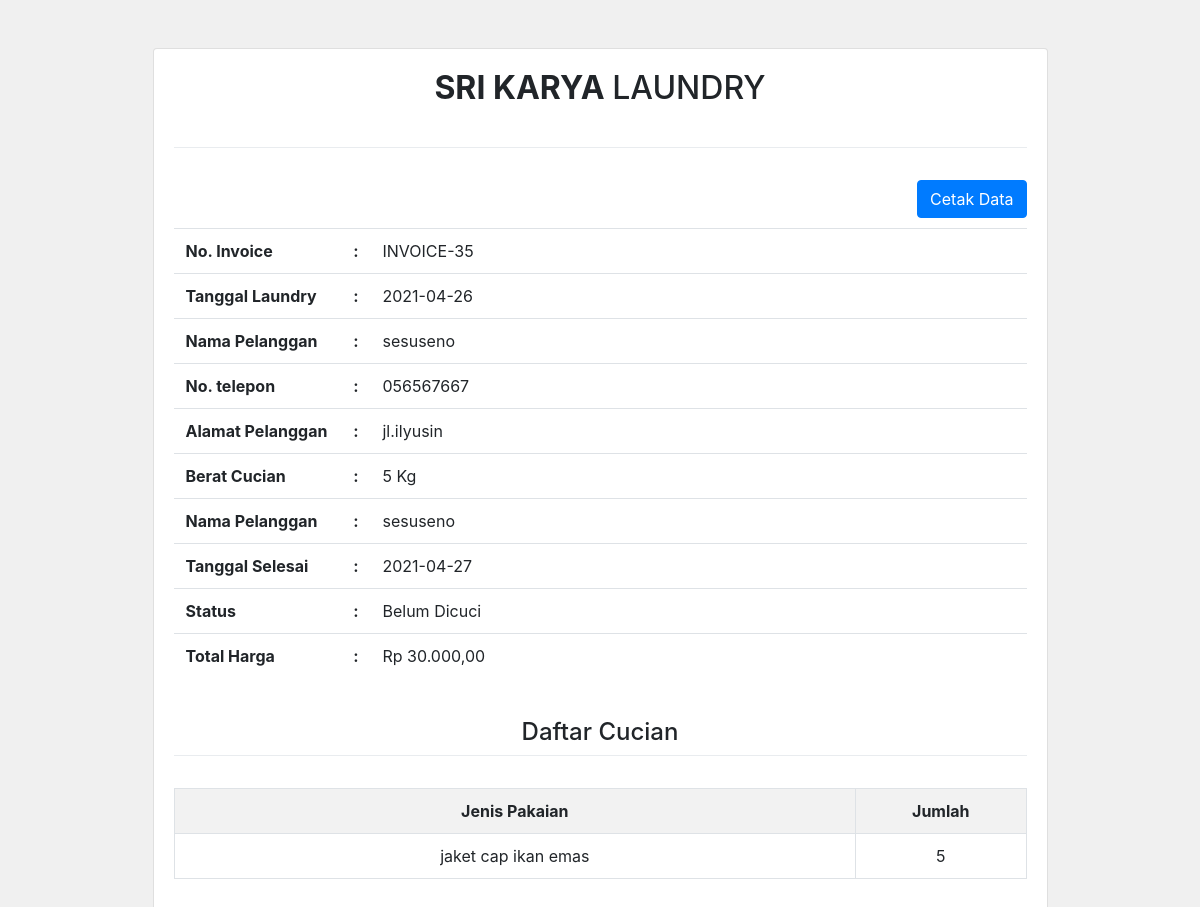
Screenshot of /admin/transaksi_invoice.php?id=35 (signed in) with the database file from the repository.
### tables this page shows
CREATE TABLE `transaksi` (
  `transaksi_id` int(11) NOT NULL,
  `transaksi_tgl` date NOT NULL,
  `transaksi_pelanggan` int(11) NOT NULL,
  `transaksi_harga` int(11) NOT NULL,
  `transaksi_berat` int(11) NOT NULL,
  `transaksi_tgl_selesai` date NOT NULL,
  `transaksi_status` int(11) NOT NULL
);

CREATE TABLE `pelanggan` (
  `pelanggan_id` int(11) NOT NULL,
  `pelanggan_nama` varchar(255) NOT NULL,
  `pelanggan_hp` int(20) NOT NULL,
  `pelanggan_alamat` text NOT NULL
);

CREATE TABLE `pakaian` (
  `pakaian_id` int(11) NOT NULL,
  `pakaian_transaksi` int(11) NOT NULL,
  `pakaian_jenis` varchar(255) NOT NULL,
  `pakaian_jumlah` int(11) NOT NULL
);

### admin/transaksi_invoice.php (the view, shortened to what this page needs)
<html>
<head>
    <link rel="stylesheet" type="text/css" href="../assets/css/bootstrap.css">
</head>
<body style="background: #f0f0f0"
<?php
include "../koneksi.php";
?>
<div class="container mt-5">
    <div class="col-md-10 offset-md-1">
        <div class="card">
            <div class="card-body">
                <?php
                $id = $_GET['id'];
                $transaksi = mysqli_query($koneksi, "select * from transaksi, pelanggan where transaksi_id='$id' and transaksi_pelanggan=pelanggan_id");
                $result = mysqli_fetch_all($transaksi, MYSQLI_ASSOC);
                foreach ($result as $item){ ?>
                    <center><h2> <b>SRI KARYA </b>LAUNDRY</h2></center>
                    <br>
                    <div class="dropdown-divider"></div>
                    <br>
                    <a href="setting/transaksi_invoice_cetak.php?id=<?php echo $item['transaksi_id'];?>" target="_blank" class="btn btn-primary float-lg-right">Cetak Data</a>
                    <br>
                    <br>
                    <table class="table">
                        <tr>
                            <th width="20%">No. Invoice</th>
                            <th>:</th>
                            <td width="80%">INVOICE-<?php echo $item['transaksi_id'];?></td>
                        </tr>
                        <tr>
                            <th width="20%">Tanggal Laundry</th>
                            <th>:</th>
                            <td width="80%"><?php echo $item['transaksi_tgl'];?></td>
                        </tr>
                        <tr>
                            <th width="20%">Nama Pelanggan</th>
                            <th>:</th>
                            <td width="80%"><?php echo $item['pelanggan_nama'];?></td>
                        </tr>
                        <tr>
                            <th width="20%">No. telepon</th>
                            <th>:</th>
                            <td width="80%"><?php echo "0".$item['pelanggan_hp'];?></td>
                        </tr>
                        <tr>
                            <th width="20%">Alamat Pelanggan</th>
                            <th>:</th>
                            <td width="80%"><?php echo $item['pelanggan_alamat'];?></td>
                        </tr>
                        <tr>
                            <th width="20%">Berat Cucian</th>
                            <th>:</th>
                            <td width="80%"><?php echo $item['transaksi_berat']." Kg";?></td>
                        </tr>
                        <tr>
                            <th width="20%">Nama Pelanggan</th>
                            <th>:</th>
                            <td width="80%"><?php echo $item['pelanggan_nama'];?></td>
                        </tr>
                        <tr>
                            <th width="20%">Tanggal Selesai</th>
                            <th>:</th>
                            <td width="80%"><?php echo $item['transaksi_tgl_selesai'];?></td>
                        </tr>
                        <tr>
                            <th width="20%">Status</th>
                            <th>:</th>
                            <td width="80%"><?php
                                if ($item['transaksi_status']=="0"){
                                    echo "Belum Dicuci";
                                } elseif ($item['transaksi_status']=="1"){
                                    echo "Sedang Dicuci";
                                } elseif ($item['transaksi_status']=="2"){
                                    echo "Selesai";
                                }
                                ?></td>
                        </tr>
                        <tr>
                            <th width="20%">Total Harga</th>
                            <th>:</th>
                            <td width="80%"><?php echo "Rp ".number_format($item['transaksi_harga'], 2,",",".");?></td>
                        </tr>
                    </table>
                    <br>
                    <h4 class="text-center">Daftar Cucian</h4>
                    <div class="dropdown-divider"></div>
                    <table class="table table-striped table-bordered text-center">
                        <br>
                        <tr>
                            <th>Jenis Pakaian</th>
                            <th width="20%">Jumlah</th>
                        </tr>
                        <?php
                        $id = $item['transaksi_id'];
                        $pakaian = mysqli_query($koneksi, "select * from pakaian where pakaian_transaksi='$id'");
                        $hasil = mysqli_fetch_all($pakaian, MYSQLI_ASSOC);
                        foreach ($hasil as $list){
                        ?>
                            <tr>
                                <td><?php echo $list['pakaian_jenis'];?></td>
                                <td><?php echo $list['pakaian_jumlah'];?></td>
                            </tr>
                        <?php } ?>
                    </table>
                    <?php } ?>
            </div>
        </div>
    </div>
</body>
</html>

### koneksi.php (shortened to what this page needs)
<?php
if (mysqli_connect_error()){
    echo "Koneksi Ke Database Gagal : ".mysqli_connect_error();
}

### rows the page displays
transaksi: transaksi_id "35", transaksi_tgl "2021-04-26", pelanggan.pelanggan_nama "sesuseno", pelanggan.pelanggan_hp "56567667", pelanggan.pelanggan_alamat "jl.ilyusin", transaksi_berat "5", transaksi_tgl_selesai "2021-04-27", transaksi_status "Belum Dicuci", transaksi_harga "30.000,00"
pakaian: pakaian_jenis "jaket cap ikan emas", pakaian_jumlah "5"
